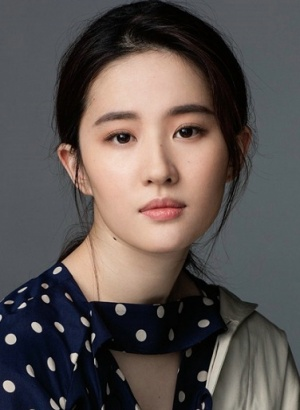
#> input picture library/img_source/liuyifei/liuyifei_0.jpg, 300 x 410 px, found by its file name; its folder holds 3 pictures in this run
$ python TrainFromPhoto.py
#> lines starting #> are read from the running program, lines starting #| are printed output that depends on the picture; pictures that were not available may be replaced by others from this repository, and a replacement may not be noted
#> the answer given: library/img_source/liuyifei/liuyifei_0.jpg
import cv2 as cv
import os

array_of_img = [] # this if for store all of the image data
# this function is for read image,the input is directory name
def read_directory(directory_name):
    # this loop is for read each image in this foder,directory_name is the foder name with library.
    for filename in os.listdir(r"./"+directory_name):
        # print(filename) #just for test
        #img is used to store the image data
        img = cv.imread(directory_name + "/" + filename)
#> img is the input picture: shape (410, 300, 3); mean B, G, R 80, 82.5, 90.7
        array_of_img.append(img)
        # [5 lines of commented-out code are left out]

def mkdir(path):
    # 去除首位空格
    path = path.strip()
    # 去除尾部 \ 符号
    path = path.rstrip("\\")
    # 判断路径是否存在
    # 存在     True
    # 不存在   False
    isExists = os.path.exists(path)
    # 判断结果
    if not isExists:
        # 如果不存在则创建目录
        # 创建目录操作函数
        os.makedirs(path)
        print(path + ' 创建成功')
        return True
    else:
        # 如果目录存在则不创建，并提示目录已存在
        # print(path + ' 目录已存在')
        return False

def generate(name):
    face_cascade = cv.CascadeClassifier('haarcascades/haarcascade_frontalface_default.xml')
    # eye_cascade = cv.CascadeClassifier('haarcascades/haarcascade_eye.xml')
    count = 0
    for frame in array_of_img:
        gray = cv.cvtColor(frame, cv.COLOR_BGR2GRAY)
        gray = cv.resize(gray, None, fx=0.5, fy=0.5)
        faces = face_cascade.detectMultiScale(gray, 1.3, 5)
        for (x, y, w, h) in faces:
            img = cv.rectangle(frame, (x, y), (x + w, y + h), (255, 0, 0), 2)
            f = cv.resize(gray[y:y + h, x:x + w], (200, 200))
            mkdir('library/face_data/'+name);
            cv.imwrite('library/face_data/'+name+'/%s.jpg' % str(count), f )
            print(count)
            count += 1
#> this loop made 1 pass
#> faces on pass 1: [[30, 29, 93, 93]]
#| 0
#> pass 1, in generate, `gray = cv.cvtColor(frame, cv.COLOR_BGR2GRAY)`:
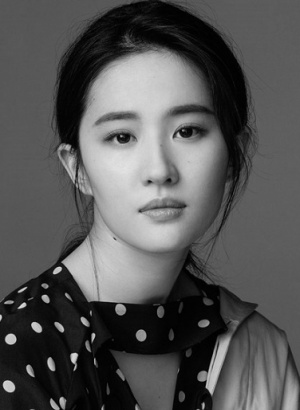
#> gray: shape (410, 300); min 0, max 227, mean 84.7
#> pass 1, in generate, `gray = cv.resize(gray, None, fx=0.5, fy=0.5)`:
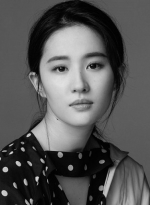
#> gray: shape (205, 150); min 0, max 226, mean 84.8
#> pass 1, in generate, `cv.imwrite('library/face_data/'+name+'/%s.jpg' % str(count), f )`:
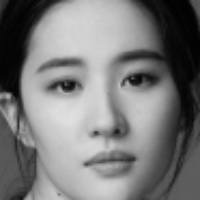
#> saved as 0.jpg: shape (200, 200); min 1, max 225, mean 121.5
#> after the loop, count = 1

def traphoto():
    name = input();
    read_directory('library/img_source/' + name)
    generate(name)


if __name__ == "__main__":
    traphoto()
    # name = input();
    # read_directory('library/img_source/'+name)
    # generate()
